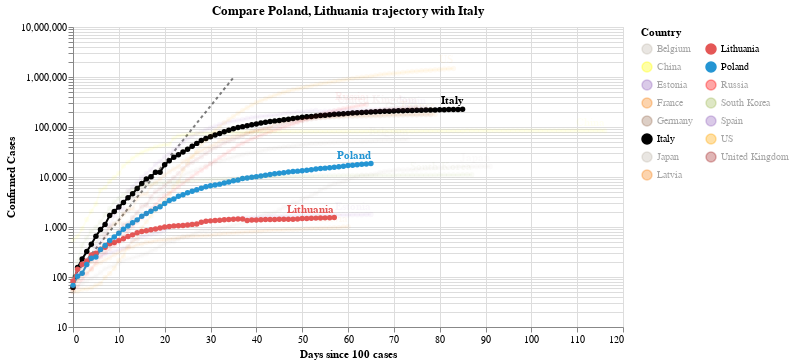

Notebook code for this chart:
### Code cell
#hide_input
chart2 = make_since_chart(dff2, ['Poland', 'Lithuania'], baseline_countries)
chart2

### Figure 1 — Vega-Lite specification as saved in the notebook (floating-point values rounded to 4 significant figures; data arrays with more than 128 entries replaced by an {"elided": "..."} marker saying what was removed)
{"config": {"view": {"continuousWidth": 400, "continuousHeight": 300}}, "layer": [{"data": {"name": "data-628230001892d6798b50651be41d1b3e"}, "mark": {"type": "line", "color": "black", "opacity": 0.5, "strokeDash": [3, 3]}, "encoding": {"x": {"type": "quantitative", "field": "Days since 100 cases"}, "y": {"type": "quantitative", "field": "Confirmed Cases"}}}, {"data": {"name": "data-3ea7d1a2d2459a676a97e7890d9899f0"}, "mark": {"type": "line", "point": true}, "encoding": {"color": {"type": "nominal", "field": "Country", "legend": {"columns": 2}, "scale": {"domain": ["Belgium", "China", "Estonia", "France", "Germany", "Italy", "Japan", "Latvia", "Lithuania", "Poland", "Russia", "South Korea", "Spain", "US", "United Kingdom"], "range": ["#C1B7AD", "yellow", "#9467bd", "#F58518", "#9D755D", "black", "#C1B7AD", "#F58518", "#E45756", "#2495D3", "red", "#A1BA59", "#9467bd", "orange", "brown"]}}, "opacity": {"condition": {"value": 1, "selection": "selector004"}, "value": 0.05}, "tooltip": [{"type": "nominal", "field": "Country"}, {"type": "temporal", "field": "Date"}, {"type": "quantitative", "field": "Confirmed Cases"}, {"type": "quantitative", "field": "Days since 100 cases"}], "x": {"type": "quantitative", "field": "Days since 100 cases"}, "y": {"type": "quantitative", "field": "Confirmed Cases", "scale": {"type": "log"}}}, "selection": {"selector004": {"type": "multi", "fields": ["Country"], "bind": "legend", "init": [{"Country": "Poland"}, {"Country": "Lithuania"}, {"Country": "Italy"}]}}, "width": 550}, {"data": {"name": "data-3ea7d1a2d2459a676a97e7890d9899f0"}, "mark": {"type": "text", "align": "right", "dy": -8, "fontWeight": "bold"}, "encoding": {"color": {"type": "nominal", "field": "Country", "legend": {"columns": 2}, "scale": {"domain": ["Belgium", "China", "Estonia", "France", "Germany", "Italy", "Japan", "Latvia", "Lithuania", "Poland", "Russia", "South Korea", "Spain", "US", "United Kingdom"], "range": ["#C1B7AD", "yellow", "#9467bd", "#F58518", "#9D755D", "black", "#C1B7AD", "#F58518", "#E45756", "#2495D3", "red", "#A1BA59", "#9467bd", "orange", "brown"]}}, "opacity": {"condition": {"value": 1, "selection": "selector004"}, "value": 0.05}, "text": {"type": "nominal", "field": "Country"}, "tooltip": [{"type": "nominal", "field": "Country"}, {"type": "temporal", "field": "Date"}, {"type": "quantitative", "field": "Confirmed Cases"}, {"type": "quantitative", "field": "Days since 100 cases"}], "x": {"type": "quantitative", "field": "Days since 100 cases"}, "y": {"type": "quantitative", "field": "Confirmed Cases", "scale": {"type": "log"}}}, "transform": [{"filter": "(datum['Date'] >= 1589673600000)"}], "width": 550}], "title": "Compare Poland, Lithuania trajectory with Italy", "$schema": "https://vega.github.io/schema/vega-lite/v4.0.2.json", "datasets": {"data-628230001892d6798b50651be41d1b3e": [{"Days since 100 cases": 0, "Confirmed Cases": 100.0}, {"Days since 100 cases": 1, "Confirmed Cases": 130.0}, {"Days since 100 cases": 2, "Confirmed Cases": 169.0}, {"Days since 100 cases": 3, "Confirmed Cases": 219.7}, {"Days since 100 cases": 4, "Confirmed Cases": 285.6}, {"Days since 100 cases": 5, "Confirmed Cases": 371.3}, {"Days since 100 cases": 6, "Confirmed Cases": 482.7}, {"Days since 100 cases": 7, "Confirmed Cases": 627.5}, {"Days since 100 cases": 8, "Confirmed Cases": 815.7}, {"Days since 100 cases": 9, "Confirmed Cases": 1060.0}, {"Days since 100 cases": 10, "Confirmed Cases": 1379.0}, {"Days since 100 cases": 11, "Confirmed Cases": 1792.0}, {"Days since 100 cases": 12, "Confirmed Cases": 2330.0}, {"Days since 100 cases": 13, "Confirmed Cases": 3029.0}, {"Days since 100 cases": 14, "Confirmed Cases": 3937.0}, {"Days since 100 cases": 15, "Confirmed Cases": 5119.0}, {"Days since 100 cases": 16, "Confirmed Cases": 6654.0}, {"Days since 100 cases": 17, "Confirmed Cases": 8650.0}, {"Days since 100 cases": 18, "Confirmed Cases": 11250.0}, {"Days since 100 cases": 19, "Confirmed Cases": 14620.0}, {"Days since 100 cases": 20, "Confirmed Cases": 19000.0}, {"Days since 100 cases": 21, "Confirmed Cases": 24710.0}, {"Days since 100 cases": 22, "Confirmed Cases": 32120.0}, {"Days since 100 cases": 23, "Confirmed Cases": 41750.0}, {"Days since 100 cases": 24, "Confirmed Cases": 54280.0}, {"Days since 100 cases": 25, "Confirmed Cases": 70560.0}, {"Days since 100 cases": 26, "Confirmed Cases": 91730.0}, {"Days since 100 cases": 27, "Confirmed Cases": 119300.0}, {"Days since 100 cases": 28, "Confirmed Cases": 155000.0}, {"Days since 100 cases": 29, "Confirmed Cases": 201500.0}, {"Days since 100 cases": 30, "Confirmed Cases": 262000.0}, {"Days since 100 cases": 31, "Confirmed Cases": 340600.0}, {"Days since 100 cases": 32, "Confirmed Cases": 442800.0}, {"Days since 100 cases": 33, "Confirmed Cases": 575600.0}, {"Days since 100 cases": 34, "Confirmed Cases": 748300.0}, {"Days since 100 cases": 35, "Confirmed Cases": 972800.0}], "data-3ea7d1a2d2459a676a97e7890d9899f0": {"elided": "1170 records"}}}
